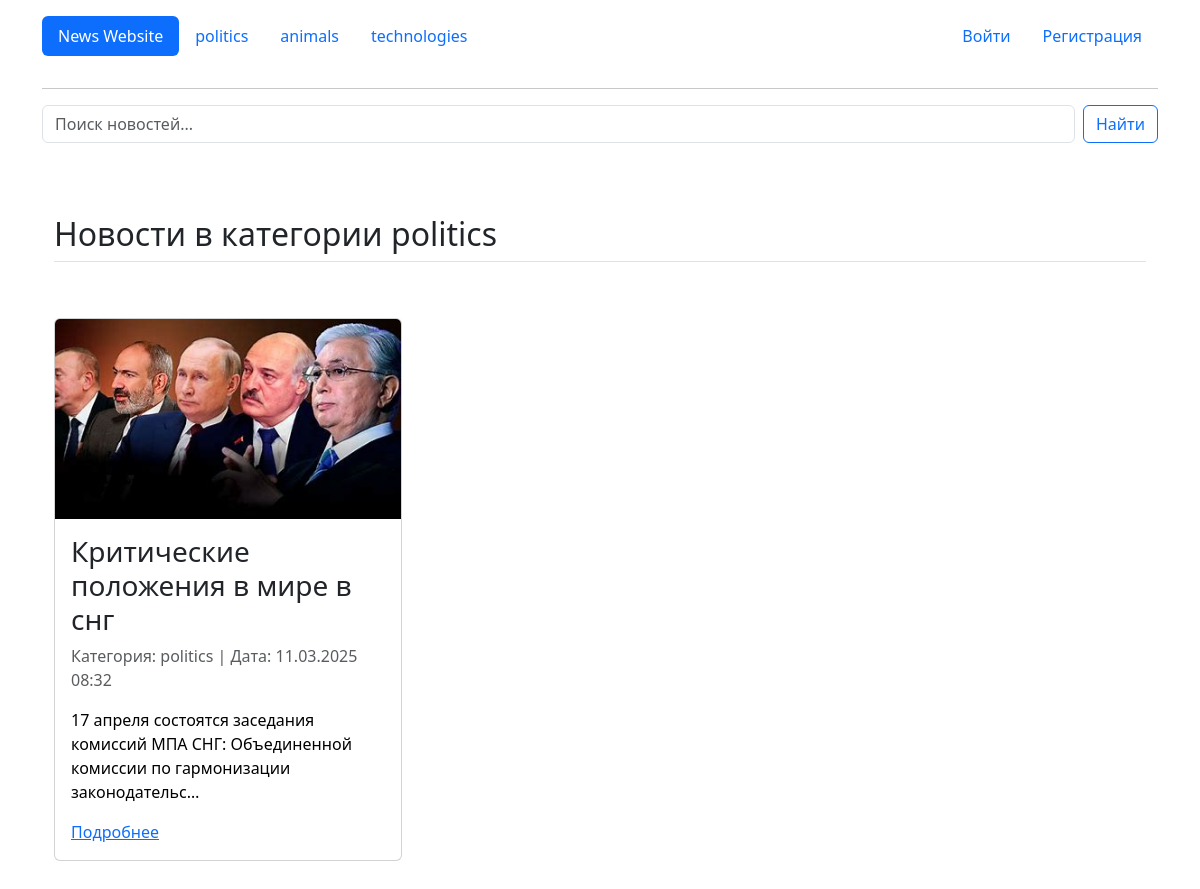
Page /category/1 on the committed database.
### index/models.py (models this page shows, shortened)
class NewsCategory(models.Model):
    name = models.CharField(max_length=100, verbose_name='Название категории')
    created_at= models.DateTimeField(auto_now_add=True, verbose_name='Дата добавления')
    def __str__(self):
        return str(self.name)
    class Meta:
        verbose_name = 'Категория новостей'
        verbose_name_plural = 'Категории новостей'

class News(models.Model):
    title = models.CharField(max_length=200, verbose_name='Заголовок')
    content = models.TextField(verbose_name='Основной текст')
    category = models.ForeignKey(NewsCategory, on_delete=models.CASCADE, verbose_name='Категория')
    created_at = models.DateTimeField(auto_now_add=True, verbose_name='Дата добавления')
    news_photo = models.ImageField(upload_to='news_photos/', null=True, blank=True, verbose_name='Фото новости')
    class Meta:
        verbose_name = 'Новость'
        verbose_name_plural = 'Новости'

### index/views.py (the view)
# urls.py: path('category/<int:pk>', views.category_page, name='category_page'),
def category_page(request, pk):
    category = NewsCategory.objects.get(id=pk)
    news = News.objects.filter(category=category).order_by('-created_at')
    categories = NewsCategory.objects.all()
    context = {
        'news': news,
        'category': category,
        'categories': categories,
    }
    return render(request, 'category.html', context)

### index/templates/category.html (shortened to what this page needs)
<!DOCTYPE html>
<html lang="ru">
<head>
    <link rel="stylesheet" href="https://cdn.jsdelivr.net/npm/bootstrap@5.3.3/dist/css/bootstrap.min.css">
</head>
<body>
    <div class="container">
        <header class="d-flex justify-content-between py-3">
            <ul class="nav nav-pills">
                <li class="nav-item"><a href="/" class="nav-link active" aria-current="page">News Website</a></li>
                {% for c in categories %}
                <li class="nav-item">
                    <a href="{% url 'index:category_page' c.id %}" class="nav-link" aria-current="page">
                        {{ c }}
                    </a>
                </li>
                {% endfor %}
            </ul>
            <ul class="nav nav-pills">
                <li class="nav-item"><a href="/accounts/login" class="nav-link">Войти</a></li>
                <li class="nav-item"><a href="/register" class="nav-link">Регистрация</a></li>
            </ul>
        </header>
        <hr>
        <form method="post" action="/search" class="d-flex mb-4">
            <input type="text" name="query" class="form-control me-2" placeholder="Поиск новостей..." aria-label="Search">
            <button class="btn btn-outline-primary" type="submit">Найти</button>
        </form>
    </div>
    <div class="container px-4 py-5" id="hanging-icons">
        <h2 class="pb-2 border-bottom">Новости в категории {{ category.name }}</h2>
        <div class="row g-4 py-5">
            {% for p in news %}
            <div class="col-12 col-md-4">
                <div class="card h-100">
                    {% if p.news_photo %}
                        <img src="{{ p.news_photo.url }}" class="card-img-top" width="200" height="200" alt="{{ p.title }}" style="object-fit: cover;">
                    {% else %}
                        <img src="https://via.placeholder.com/200" class="card-img-top" width="200" height="200" alt="Placeholder" style="object-fit: cover;">
                    {% endif %}
                    <div class="card-body">
                        <h3 class="fs-3">{{ p.title }}</h3>
                        <p class="text-muted">Категория: {{ p.category.name }} | Дата: {{ p.created_at|date:"d.m.Y H:i" }}</p>
                        <p class="text-black">{{ p.content|truncatechars:100 }}</p>
                        <a href="{% url 'index:news_page' p.id %}">Подробнее</a>
                    </div>
                </div>
            </div>
            {% empty %}
            <div class="col-12">
                <p>Новостей в этой категории пока нет.</p>
            </div>
            {% endfor %}
        </div>
    </div>
</body>
</html>

### rows in the picture
NewsCategory: name "politics"
NewsCategory: name "animals"
NewsCategory: name "technologies"
News: news_photo (picture), title "Критические положения в мире в снг", category.name "politics", created_at "11.03.2025 08:32", content "17 апреля состоятся заседания комиссий МПА СНГ: Объединенной комиссии по гармонизации законодательс…"
